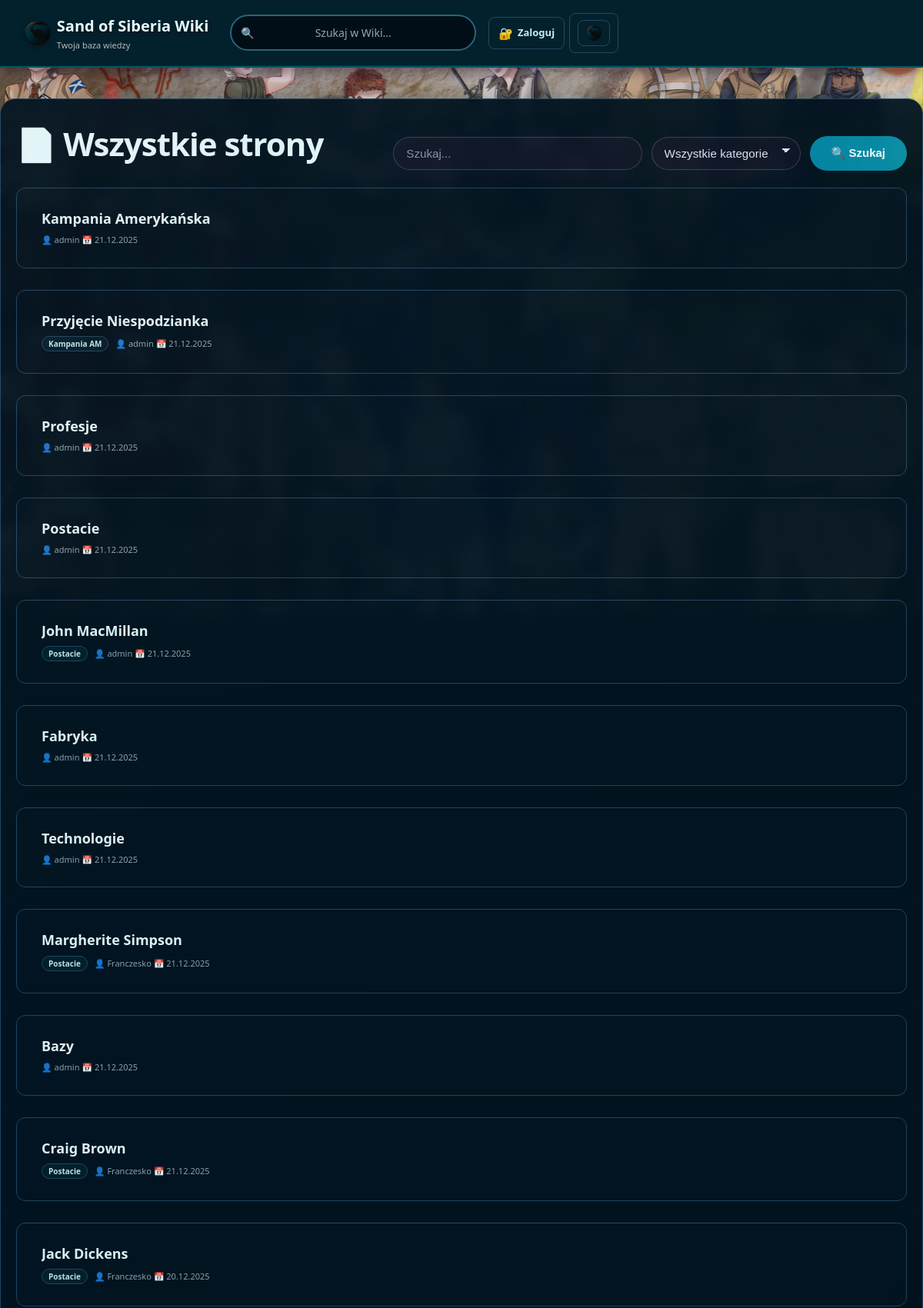
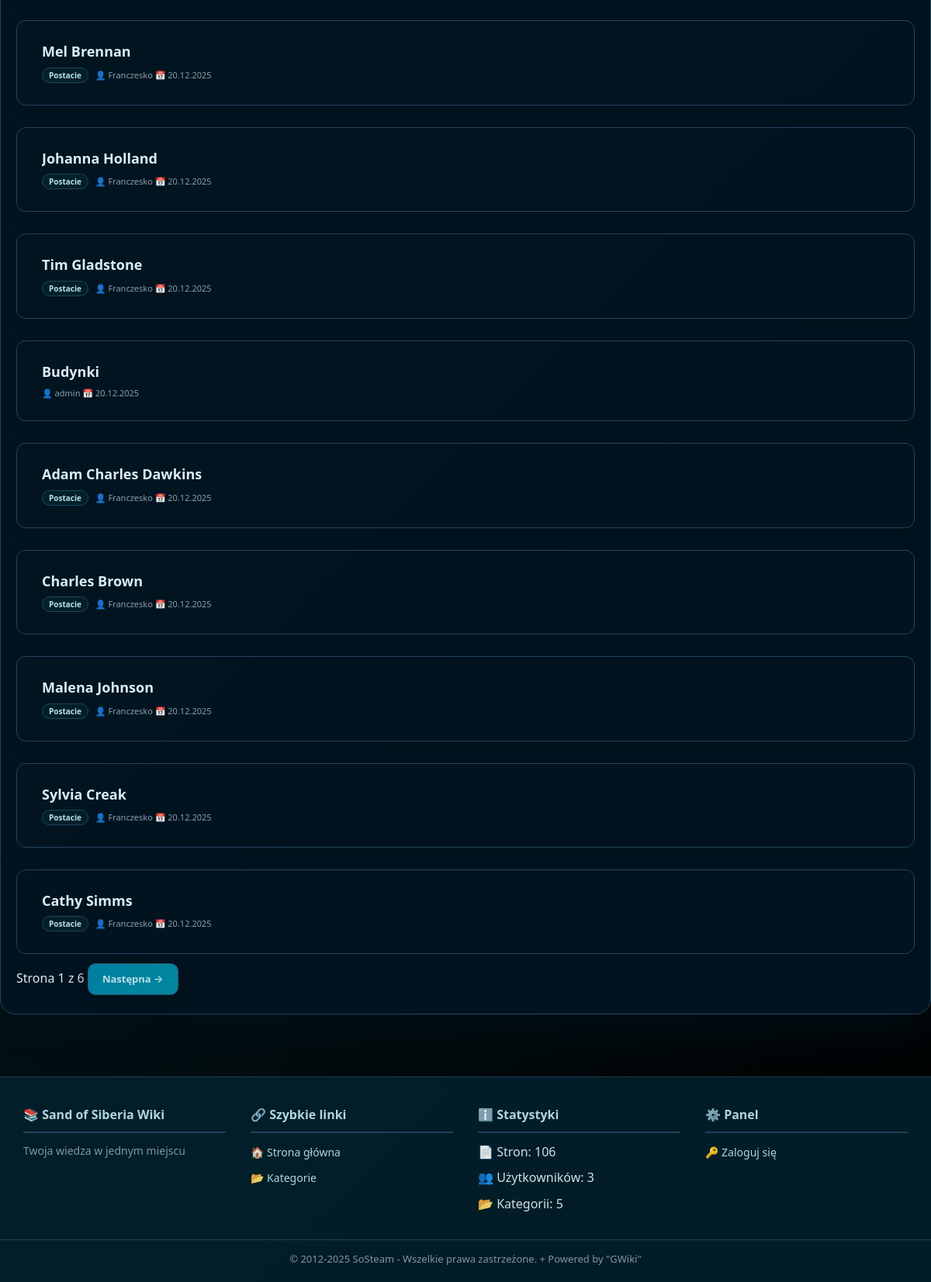
The page /pages on the database its author committed (2 pictures, top to bottom).
### tables this page shows
CREATE TABLE `pages` (
  `page_id` int(11) NOT NULL,
  `slug` varchar(255) NOT NULL,
  `title` varchar(255) NOT NULL,
  `current_revision_id` int(11) DEFAULT NULL,
  `created_by` int(11) DEFAULT NULL,
  `created_at` timestamp NOT NULL DEFAULT current_timestamp(),
  `updated_at` timestamp NOT NULL DEFAULT current_timestamp() ON UPDATE current_timestamp(),
  `views` int(11) DEFAULT 0
);

CREATE TABLE `users` (
  `user_id` int(11) NOT NULL,
  `username` varchar(50) NOT NULL,
  `password_hash` varchar(255) NOT NULL,
  `email` varchar(100) NOT NULL,
  `role` enum('admin','editor','viewer') DEFAULT 'viewer',
  `is_banned` tinyint(1) NOT NULL DEFAULT 0,
  `created_at` timestamp NOT NULL DEFAULT current_timestamp()
);

### views/pages-list.php (the view, shortened to what this page needs)
<div class="pages-list-page">
    <header class="page-header">
        <h1>📄 Wszystkie strony</h1>
        <form method="GET" class="pages-filter">
            <input
                type="text"
                name="search"
                placeholder="Szukaj..."
                value="<?= htmlspecialchars($search ?? '') ?>"
            >
            <select name="category">
                <option value="">Wszystkie kategorie</option>
            </select>
            <button type="submit" class="btn btn-primary">🔍 Szukaj</button>
        </form>
    </header>
    <?php if (empty($pages)): ?>
        <p class="info">Nie znaleziono żadnych stron.</p>
    <?php else: ?>
        <ul class="page-list">
            <?php foreach ($pages as $page): ?>
                <li class="page-list-item">
                    <a
                        href="/page/<?= htmlspecialchars($page['slug']) ?>"
                        class="page-list-item-link"
                    >
                        <h3 class="page-list-item-title">
                            <?= htmlspecialchars($page['title']) ?>
                        </h3>
                        <div class="page-list-item-meta">
                            <?php if (!empty($page['category_name'])): ?>
                                <span class="page-category-pill">
                                    <?= htmlspecialchars($page['category_name']) ?>
                                </span>
                            <?php endif; ?>
                            <span class="page-list-author">
                                👤 <?= htmlspecialchars($page['author'] ?? 'Nieznany') ?>
                            </span>
                            <?php if (!empty($page['updated_at'])): ?>
                                <span class="page-list-date">
                                    📅 <?= date('d.m.Y', strtotime($page['updated_at'])) ?>
                                </span>
                            <?php endif; ?>
                        </div>
                    </a>
                </li>
            <?php endforeach; ?>
        </ul>
        <?php if (!empty($totalPagesCount) && $totalPagesCount > 1): ?>
            <?php
                $baseQuery = $_GET;
                unset($baseQuery['page']);
                $baseQueryString = http_build_query($baseQuery);
                $baseUrl = $baseQueryString ? ('?' . $baseQueryString . '&') : '?';
            ?>
            <div class="pagination">
                <span class="pagination-info">
                    Strona <?= (int)$currentPage ?> z <?= (int)$totalPagesCount ?>
                </span>
                <?php if ($currentPage < $totalPagesCount): ?>
                    <a
                        href="<?= $baseUrl . 'page=' . ($currentPage + 1) ?>"
                        class="btn btn-outline"
                    >
                        Następna →
                    </a>
                <?php endif; ?>
            </div>
        <?php endif; ?>
    <?php endif; ?>
</div>

### public/css/base.css (style rules this page uses)
* { margin: 0; padding: 0; box-sizing: border-box; }
body { font-family: 'Russo One', 'Segoe UI', 'Helvetica Neue', sans-serif; background-color: var(--bg-page); background: var(--bg-page); color: var(--text-primary); line-height: 1.7; position: relative; }
body::before { content: ''; position: fixed; top: 0; left: 0; right: 0; bottom: 0; pointer-events: none; z-index: 0; }
h1, h2, h3 { background: var(--text-primary); -webkit-background-clip: text; -webkit-text-fill-color: transparent; background-clip: text; margin-bottom: 25px; font-weight: 800; }
h1 { font-size: 42px; letter-spacing: -1px; }
h3 { font-size: 24px; }
a { color: var(--accent-secondary); text-decoration: none; transition: all 0.3s; }
a, .nav-link { color: var(--link-color, var(--accent-secondary, #4990c6)); text-decoration: none; transition: color 0.2s ease; }

### public/css/components.css (style rules this page uses)
.btn { display: inline-block; padding: 12px 28px; background: linear-gradient(135deg, var(--accent-main), var(--accent-strong)); color: #fff; border: none; text-decoration: none; border-radius: 10px; font-weight: 600; transition: transform 0.2s ease, box-shadow 0.2s ease, filter 0.2s ease; box-shadow: var(--shadow-md); position: relative; overflow: hidden; }
.btn::before { content: ''; position: absolute; top: 0; left: -100%; width: 100%; height: 100%; background: linear-gradient( 90deg, transparent, rgba(255, 255, 255, 0.22), transparent ); transition: left 0.4s ease; }
button[type="submit"] { width: 100%; padding: 14px 16px; background: linear-gradient(135deg, var(--accent-main), var(--accent-strong)); color: #fff; border: none; font-size: 15px; font-weight: 700; cursor: pointer; border-radius: 10px; transition: transform 0.2s ease, box-shadow 0.2s ease, filter 0.2s ease; box-shadow: var(--shadow-md); }

### public/css/wiki.css (style rules this page uses)
ul, ol { margin: 20px 0; padding-left: 30px; }
ul li, ol li { color: var(--text-primary); }
ul li::marker { color: var(--accent-primary); }
.page-list { list-style: none; margin: 20px 0; padding: 0; }
.page-list li { background: var(--card-bg); border: 1px solid var(--border-color); border-radius: 12px; padding: 14px 18px; margin-bottom: 10px; color: var(--text-primary); box-shadow: var(--shadow-sm); transition: all 0.2s; }
.page-header { display: flex; justify-content: space-between; align-items: flex-start; gap: 16px; margin-bottom: 20px; }
.page-list { list-style: none; margin: 25px 0 0 0; padding: 0; display: flex; flex-direction: column; gap: 16px; }
.page-list-item-link { display: block; text-decoration: none; color: inherit; }
.page-list-item { background-color: var(--card-bg); border: 1px solid var(--border-subtle); border-radius: 14px; padding: 16px 20px; cursor: pointer; transition: background-color 0.2s ease, border-color 0.2s ease, transform 0.2s ease; }

### public/css/admin.css (style rules this page uses)
.page-list { list-style: none; padding: 0; margin: 0; }
.page-list li { background-color: var(--card-bg); padding: 18px 20px; border-radius: 12px; border: 1px solid var(--border-subtle); margin-bottom: 12px; transition: transform 0.15s ease, box-shadow 0.15s ease, border-color 0.15s ease; }
.page-list h3 { margin: 0 0 8px 0; font-size: 18px; }
.page-header { display: flex; justify-content: space-between; align-items: flex-start; margin-bottom: 22px; gap: 16px; }
.page-header h1 { margin: 0; flex: 1; }

### rows shown on the page
pages: title "Kampania Amerykańska", created_by.username "admin", updated_at "21.12.2025"
pages: title "Przyjęcie Niespodzianka", category_name "Kampania AM", created_by.username "admin", updated_at "21.12.2025"
pages: title "Profesje", created_by.username "admin", updated_at "21.12.2025"
pages: title "Postacie", created_by.username "admin", updated_at "21.12.2025"
pages: title "John MacMillan", category_name "Postacie", created_by.username "admin", updated_at "21.12.2025"
pages: title "Fabryka", created_by.username "admin", updated_at "21.12.2025"
pages: title "Technologie", created_by.username "admin", updated_at "21.12.2025"
pages: title "Margherite Simpson", category_name "Postacie", created_by.username "Franczesko", updated_at "21.12.2025"
pages: title "Bazy", created_by.username "admin", updated_at "21.12.2025"
pages: title "Craig Brown", category_name "Postacie", created_by.username "Franczesko", updated_at "21.12.2025"
pages: title "Jack Dickens", category_name "Postacie", created_by.username "Franczesko", updated_at "20.12.2025"
pages: title "Mel Brennan", category_name "Postacie", created_by.username "Franczesko", updated_at "20.12.2025"
pages: title "Johanna Holland", category_name "Postacie", created_by.username "Franczesko", updated_at "20.12.2025"
pages: title "Tim Gladstone", category_name "Postacie", created_by.username "Franczesko", updated_at "20.12.2025"
pages: title "Budynki", created_by.username "admin", updated_at "20.12.2025"
pages: title "Adam Charles Dawkins", category_name "Postacie", created_by.username "Franczesko", updated_at "20.12.2025"
pages: title "Charles Brown", category_name "Postacie", created_by.username "Franczesko", updated_at "20.12.2025"
pages: title "Malena Johnson", category_name "Postacie", created_by.username "Franczesko", updated_at "20.12.2025"
pages: title "Sylvia Creak", category_name "Postacie", created_by.username "Franczesko", updated_at "20.12.2025"
pages: title "Cathy Simms", category_name "Postacie", created_by.username "Franczesko", updated_at "20.12.2025"

### other values the page prints
$siteName "Sand of Siberia Wiki"
$siteTagline "Twoja baza wiedzy"
$currentPage "1"
$totalPagesCount "6"
ThemeLoader::get('site_name', 'Wiki Engine') "Sand of Siberia Wiki"
ThemeLoader::get('site_description', 'Twoja wiedza w jednym miejscu') "Twoja wiedza w jednym miejscu"
$stats['total_pages'] "106"
$stats['total_users'] "3"
$stats['total_categories'] "5"
